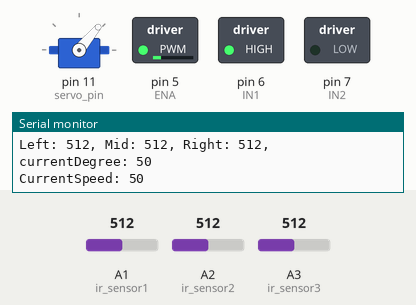
Bench run of a sketch on a simulated Arduino Nano, built with avr-gcc and run on an emulated ATmega328P. Parts: servo, switched loads named in the sketch (green lamp = pin HIGH), the last lines printed to the serial monitor. The test bench sets the inputs (shaded band); at power-on: A1 (ir_sensor1) = 512, A3 (ir_sensor3) = 512, A2 (ir_sensor2) = 512.

Above: at 1.2 s.
1.3 s: A1 (ir_sensor1) set to 110
At 4.1 s:
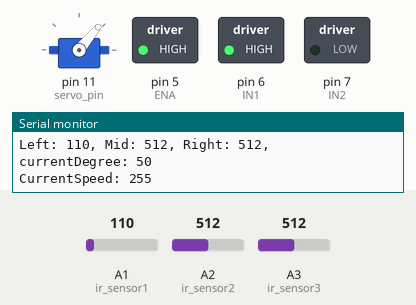
4.3 s: A1 (ir_sensor1) set to 93
At 6.4 s:
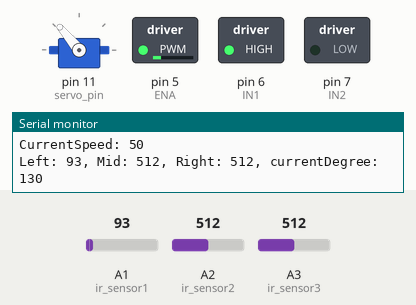
At 7.1 s:
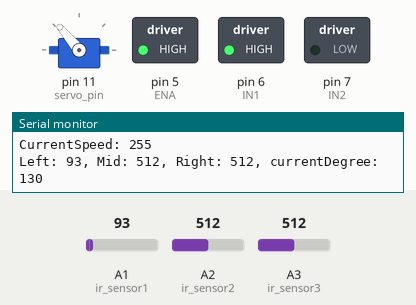
7.3 s: A3 (ir_sensor3) set to 315
9.2 s: A3 (ir_sensor3) set to 287
At 11.9 s:
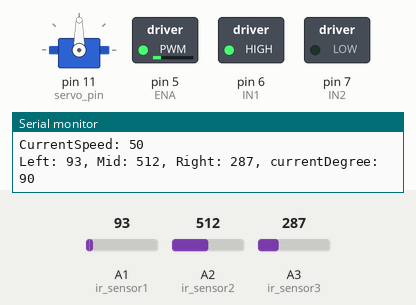
12.2 s: A2 (ir_sensor2) set to 792
15.2 s: A2 (ir_sensor2) set to 817
Timing chart, 0 to 17.7 s (numbered marks = the images above; inputs shaded):
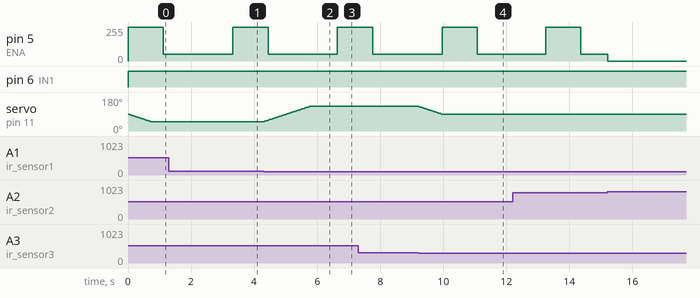

Measured:
- the behaviour switches between 100 and 99 on A1 (ir_sensor1) (found by bisection; images 1 and 2)
- the behaviour switches between 300 and 299 on A3 (ir_sensor3) (found by bisection; images 3 and 4)
- after the input at 4.3 s, servo on pin 11 (servo_pin): moves from 50° to 130° over 1.4 s, starting at once
- after the input at 9.2 s, servo on pin 11 (servo_pin): moves from 130° to 90° over 0.71 s, starting at once

The sketch:

final_sample_code.ino
```cpp
/***************************************************************/
/* Sample code for CSL final project                           */
/* Demonstrating 1) IR sensor, 2) Servo motor, and 3) DC Motor */
/***************************************************************/

// All grounds (GND) should be connected
// After finishing prototyping, you can power Nano by connecting a 9V battery to Vin pin


// 2.5cm above the track, x < 100 = white, 500 < x < 900 = black, 100 < x < 500 = gray (outside the track, used for turning), x > 900 = air
// per stripe: 30mm wide, 20mm long.
// stop for 3s every 10 stripes
// width of sensor: 15mm

/***** IR Sensor *****/
#define ir_sensor1 A1 // A0 pin on the sensor
#define ir_sensor2 A2
#define ir_sensor3 A3
// Vcc -> 5V
// GND -> GND

/***** Track *****/
#define WHITE 0
#define BLACK 1
#define GREY 2
#define AIR 3

#define LEFT 0
#define MID 1
#define RIGHT 2

int stripCount = 0;
int prevTrack;
int stopTime = 0;

/***** Servo Motor *****/
#define servo_pin 11 // PWM pin (orange)
// Red -> 5V
// Brown -> GND

#include <Servo.h>
Servo myservo;
int servo_output = 0;

/***** DC Motor (L298N) *****/
#define ENA 5 // (pwm)
#define IN1 6
#define IN2 7
// +12V -> (+) of 9V battery
// GND -> GND
// OUT1 & OUT2 -> DC Motor

#define FORWARD 0
#define BACKWARD 1

// int dc_dir = 0;
// int dc_output = 255;
int highSpeed = 255;
int lowSpeed = 50;
int backSpeed = 100;
int currentSpeed = highSpeed;
int highSpeedTime = 300;
int lowSpeedTime = 600;
int switchTime = highSpeedTime; // switch between high spd and low spd to slow down

// degree
// track3: 26, 103, 179
// usual: 65, 103, 140
int straightDegree = 90;
int leftDegree = 50;
int rightDegree = 130;
int currentDegree = straightDegree;

// states
#define GOSTRAIGHT 0
#define TURNLEFT 1
#define TURNRIGHT 2
int state = GOSTRAIGHT;

// frame rate
int delayTime = 1;

void setup() {
  /****** IR Sensor ******/
  pinMode(ir_sensor1, INPUT);
  pinMode(ir_sensor2, INPUT);
  pinMode(ir_sensor3, INPUT);

  /***** Servo Motor *****/
  pinMode(servo_pin, OUTPUT);
  myservo.attach(servo_pin);

  /** DC Motor (L298N) ***/
  pinMode(ENA, OUTPUT);
  pinMode(IN1, OUTPUT);
  pinMode(IN2, OUTPUT);
  // setDirection(dc_dir);
  // analogWrite(ENA, dc_output);

  Serial.begin(38400);
}

void loop() {
  // myservo.write((servo_output += 10) % 180);
  // delay(1000);

  /* Read from the IR Sensor */
  int left = analogRead(ir_sensor1);
  int mid = analogRead(ir_sensor2);
  int right = analogRead(ir_sensor3);
  if(stopTime <= 0)
    Serial.println("Left: " + (String)left + ", Mid: " + (String)mid + ", Right: " + (String)right + ", currentDegree: " + (String)currentDegree);

  /* Rotate the servo motor (by degree) */
  int leftTrack = getTrackType(left, LEFT);
  int midTrack = getTrackType(mid, MID);
  int rightTrack = getTrackType(right, RIGHT);

  int on_track = 1 - notOnTrack(leftTrack, midTrack, rightTrack);

  if(on_track == 1)
    adjustState(leftTrack, midTrack, rightTrack);
  if(state == TURNLEFT)
    currentDegree = max(currentDegree - 1, leftDegree);
  else if(state == TURNRIGHT)
    currentDegree = min(currentDegree + 1, rightDegree);
  else if(state == GOSTRAIGHT)
    currentDegree = towardsStraight(currentDegree);

  myservo.write(currentDegree);

  if(stopTime > 0 && ((midTrack == BLACK && prevTrack == WHITE) || (midTrack == WHITE && prevTrack == BLACK)))
  {
    stripCount++;
    prevTrack = midTrack;
  }

  if(stripCount == 20)
  {
    // stop
    Serial.println("Stop");
    stripCount = 0;
    stopTime = 3000;
    // reset currentSpeed to highSpeed to boost start
    currentSpeed = highSpeed;
    switchTime = highSpeedTime;
  }

  /* Set DC motor direction and power */
  if(on_track == 0 || stopTime > 0)
  {
    // speed = 0
    analogWrite(ENA, 0);
  }
  else
  {
    // move
    setDirection(FORWARD);
    analogWrite(ENA, currentSpeed);
    Serial.println("CurrentSpeed: " + String(currentSpeed));
    switchTime -= (delayTime + 4);
    if(switchTime < 0)
    {
      if(currentSpeed == highSpeed)
      {
        currentSpeed = lowSpeed;
        switchTime = lowSpeedTime;
      }
      else
      {
        currentSpeed = highSpeed;
        switchTime = highSpeedTime;
      }
    }
  }

  // if(stopTime <= 0)
  //   goBackIfNeeded();

  // loop time is about 4ms
  stopTime -= (delayTime + 4);
  delay(delayTime);
}

void setDirection(int dir){
  // 0 = forward, 1 = backward
  if (dir == 0){
    digitalWrite(IN1, HIGH);
    digitalWrite(IN2, LOW);
  } else if (dir == 1){
    digitalWrite(IN1, LOW);
    digitalWrite(IN2, HIGH);
  }
}

int getTrackType(int value, int direction) {
    // direction: mid = 0, left = 1, right = 2
    if(direction == LEFT || direction == MID)
    {
      if(value < 38)
          return WHITE;
      else if(value < 100)
          return GREY;
      else if(value < 800)
          return BLACK;
      else
          return AIR;
    }
    else
    {
      if(value < 50)
        return WHITE;
      else if(value < 300)
        return GREY;
      else if(value < 800)
        return BLACK;
      else
        return AIR;
    }
}

int notOnTrack(int leftTrack, int midTrack, int rightTrack)
{
  if((leftTrack == GREY || leftTrack == AIR) &&
  (midTrack == GREY || midTrack == AIR) &&
  (rightTrack == GREY || rightTrack == AIR))
    return 1;
  return 0;
}

void adjustState(int leftTrack, int midTrack, int rightTrack)
{
  if(leftTrack != GREY)
    state = TURNLEFT;
  else if(rightTrack != GREY)
    state = TURNRIGHT;
  else if(midTrack != GREY)
    state = GOSTRAIGHT;
  // else
  // {
  //   if(state == TURNLEFT)
  //     state = TURNRIGHT
  //   else if(state == TURNRIGHT)
  //     state = TURNLEFT;
  // }
}

int towardsStraight(int degree)
{
  if(degree < straightDegree)
    return degree + 1;
  else if(degree > straightDegree)
    return degree - 1;
  else
    return degree;
}

void goBackIfNeeded()
{
  int leftTrack = getTrackType(analogRead(ir_sensor1), LEFT);
  int midTrack = getTrackType(analogRead(ir_sensor2), MID);
  int rightTrack = getTrackType(analogRead(ir_sensor3), RIGHT);
  while(leftTrack == GREY && midTrack == GREY && rightTrack == GREY)
  {
    setDirection(BACKWARD);
    // myservo.write(straightDegree);
    analogWrite(ENA, backSpeed);

    leftTrack = getTrackType(analogRead(ir_sensor1), LEFT);
    midTrack = getTrackType(analogRead(ir_sensor2), MID);
    rightTrack = getTrackType(analogRead(ir_sensor3), RIGHT);
  }
}
```
